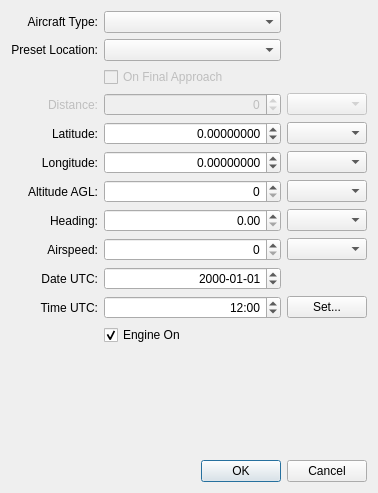
<?xml version="1.0" encoding="UTF-8"?>
<ui version="4.0">
 <class>DialogInit</class>
 <widget class="QDialog" name="DialogInit">
  <property name="geometry">
   <rect>
    <x>0</x>
    <y>0</y>
    <width>378</width>
    <height>493</height>
   </rect>
  </property>
  <property name="windowTitle">
   <string>Initial Conditions</string>
  </property>
  <property name="locale">
   <locale language="English" country="UnitedStates"/>
  </property>
  <property name="modal">
   <bool>false</bool>
  </property>
  <layout class="QGridLayout" name="gridLayout">
   <item row="11" column="1" colspan="2">
    <widget class="QCheckBox" name="checkBoxEngineOn">
     <property name="text">
      <string>Engine On</string>
     </property>
     <property name="checked">
      <bool>true</bool>
     </property>
    </widget>
   </item>
   <item row="0" column="0">
    <widget class="QLabel" name="labelAircraftType">
     <property name="text">
      <string>Aircraft Type:</string>
     </property>
     <property name="alignment">
      <set>Qt::AlignRight|Qt::AlignTrailing|Qt::AlignVCenter</set>
     </property>
     <property name="buddy">
      <cstring>comboAircrafts</cstring>
     </property>
    </widget>
   </item>
   <item row="0" column="1">
    <widget class="QComboBox" name="comboAircrafts"/>
   </item>
   <item row="1" column="0">
    <widget class="QLabel" name="label">
     <property name="text">
      <string>Preset Location:</string>
     </property>
     <property name="alignment">
      <set>Qt::AlignRight|Qt::AlignTrailing|Qt::AlignVCenter</set>
     </property>
     <property name="buddy">
      <cstring>comboLocations</cstring>
     </property>
    </widget>
   </item>
   <item row="1" column="1">
    <widget class="QComboBox" name="comboLocations">
     <property name="sizePolicy">
      <sizepolicy hsizetype="Preferred" vsizetype="Fixed">
       <horstretch>5</horstretch>
       <verstretch>0</verstretch>
      </sizepolicy>
     </property>
    </widget>
   </item>
   <item row="4" column="0">
    <widget class="QLabel" name="labelInitLat">
     <property name="text">
      <string>Latitude:</string>
     </property>
     <property name="alignment">
      <set>Qt::AlignRight|Qt::AlignTrailing|Qt::AlignVCenter</set>
     </property>
     <property name="buddy">
      <cstring>spinInitLat</cstring>
     </property>
    </widget>
   </item>
   <item row="4" column="1">
    <widget class="QDoubleSpinBox" name="spinInitLat">
     <property name="alignment">
      <set>Qt::AlignRight|Qt::AlignTrailing|Qt::AlignVCenter</set>
     </property>
     <property name="buttonSymbols">
      <enum>QAbstractSpinBox::UpDownArrows</enum>
     </property>
     <property name="decimals">
      <number>8</number>
     </property>
     <property name="minimum">
      <double>-1.570796000000000</double>
     </property>
     <property name="maximum">
      <double>1.570796000000000</double>
     </property>
     <property name="singleStep">
      <double>0.010000000000000</double>
     </property>
    </widget>
   </item>
   <item row="4" column="2">
    <widget class="ComboUnitsAngle" name="comboInitLat"/>
   </item>
   <item row="5" column="0">
    <widget class="QLabel" name="labelInitLon">
     <property name="text">
      <string>Longitude:</string>
     </property>
     <property name="alignment">
      <set>Qt::AlignRight|Qt::AlignTrailing|Qt::AlignVCenter</set>
     </property>
     <property name="buddy">
      <cstring>spinInitLon</cstring>
     </property>
    </widget>
   </item>
   <item row="5" column="1">
    <widget class="QDoubleSpinBox" name="spinInitLon">
     <property name="alignment">
      <set>Qt::AlignRight|Qt::AlignTrailing|Qt::AlignVCenter</set>
     </property>
     <property name="buttonSymbols">
      <enum>QAbstractSpinBox::UpDownArrows</enum>
     </property>
     <property name="decimals">
      <number>8</number>
     </property>
     <property name="minimum">
      <double>-3.141592000000000</double>
     </property>
     <property name="maximum">
      <double>3.141592000000000</double>
     </property>
     <property name="singleStep">
      <double>0.010000000000000</double>
     </property>
    </widget>
   </item>
   <item row="5" column="2">
    <widget class="ComboUnitsAngle" name="comboInitLon"/>
   </item>
   <item row="6" column="0">
    <widget class="QLabel" name="labelInitAlt">
     <property name="text">
      <string>Altitude AGL:</string>
     </property>
     <property name="alignment">
      <set>Qt::AlignRight|Qt::AlignTrailing|Qt::AlignVCenter</set>
     </property>
     <property name="buddy">
      <cstring>spinInitAlt</cstring>
     </property>
    </widget>
   </item>
   <item row="6" column="1">
    <widget class="QDoubleSpinBox" name="spinInitAlt">
     <property name="alignment">
      <set>Qt::AlignRight|Qt::AlignTrailing|Qt::AlignVCenter</set>
     </property>
     <property name="buttonSymbols">
      <enum>QAbstractSpinBox::UpDownArrows</enum>
     </property>
     <property name="decimals">
      <number>0</number>
     </property>
     <property name="minimum">
      <double>0.000000000000000</double>
     </property>
     <property name="maximum">
      <double>99999.000000000000000</double>
     </property>
     <property name="singleStep">
      <double>100.000000000000000</double>
     </property>
    </widget>
   </item>
   <item row="6" column="2">
    <widget class="ComboUnitsLength" name="comboInitAlt"/>
   </item>
   <item row="7" column="0">
    <widget class="QLabel" name="labelInitPsi">
     <property name="text">
      <string>Heading:</string>
     </property>
     <property name="alignment">
      <set>Qt::AlignRight|Qt::AlignTrailing|Qt::AlignVCenter</set>
     </property>
     <property name="buddy">
      <cstring>spinInitPsi</cstring>
     </property>
    </widget>
   </item>
   <item row="7" column="1">
    <widget class="QDoubleSpinBox" name="spinInitPsi">
     <property name="alignment">
      <set>Qt::AlignRight|Qt::AlignTrailing|Qt::AlignVCenter</set>
     </property>
     <property name="buttonSymbols">
      <enum>QAbstractSpinBox::UpDownArrows</enum>
     </property>
     <property name="decimals">
      <number>2</number>
     </property>
     <property name="minimum">
      <double>0.000000000000000</double>
     </property>
     <property name="maximum">
      <double>6.280000000000000</double>
     </property>
    </widget>
   </item>
   <item row="7" column="2">
    <widget class="ComboUnitsAngle" name="comboInitPsi"/>
   </item>
   <item row="8" column="0">
    <widget class="QLabel" name="labelInitIAS">
     <property name="text">
      <string>Airspeed:</string>
     </property>
     <property name="alignment">
      <set>Qt::AlignRight|Qt::AlignTrailing|Qt::AlignVCenter</set>
     </property>
     <property name="buddy">
      <cstring>spinInitIAS</cstring>
     </property>
    </widget>
   </item>
   <item row="8" column="1">
    <widget class="QDoubleSpinBox" name="spinInitIAS">
     <property name="alignment">
      <set>Qt::AlignRight|Qt::AlignTrailing|Qt::AlignVCenter</set>
     </property>
     <property name="buttonSymbols">
      <enum>QAbstractSpinBox::UpDownArrows</enum>
     </property>
     <property name="decimals">
      <number>0</number>
     </property>
     <property name="minimum">
      <double>0.000000000000000</double>
     </property>
     <property name="maximum">
      <double>9999.000000000000000</double>
     </property>
     <property name="singleStep">
      <double>10.000000000000000</double>
     </property>
    </widget>
   </item>
   <item row="8" column="2">
    <widget class="ComboUnitsVelocity" name="comboInitIAS"/>
   </item>
   <item row="9" column="0">
    <widget class="QLabel" name="labelInitDate">
     <property name="text">
      <string>Date UTC:</string>
     </property>
     <property name="alignment">
      <set>Qt::AlignRight|Qt::AlignTrailing|Qt::AlignVCenter</set>
     </property>
     <property name="buddy">
      <cstring>dateInit</cstring>
     </property>
    </widget>
   </item>
   <item row="9" column="1">
    <widget class="QDateEdit" name="dateInit">
     <property name="alignment">
      <set>Qt::AlignRight|Qt::AlignTrailing|Qt::AlignVCenter</set>
     </property>
     <property name="displayFormat">
      <string>yyyy-MM-dd</string>
     </property>
     <property name="date">
      <date>
       <year>2000</year>
       <month>1</month>
       <day>1</day>
      </date>
     </property>
    </widget>
   </item>
   <item row="10" column="0">
    <widget class="QLabel" name="labelInitTime">
     <property name="text">
      <string>Time UTC:</string>
     </property>
     <property name="alignment">
      <set>Qt::AlignRight|Qt::AlignTrailing|Qt::AlignVCenter</set>
     </property>
     <property name="buddy">
      <cstring>timeInit</cstring>
     </property>
    </widget>
   </item>
   <item row="10" column="1">
    <widget class="QTimeEdit" name="timeInit">
     <property name="alignment">
      <set>Qt::AlignRight|Qt::AlignTrailing|Qt::AlignVCenter</set>
     </property>
     <property name="displayFormat">
      <string>HH:mm</string>
     </property>
     <property name="time">
      <time>
       <hour>12</hour>
       <minute>0</minute>
       <second>0</second>
      </time>
     </property>
    </widget>
   </item>
   <item row="12" column="0" colspan="3">
    <spacer name="verticalSpacer">
     <property name="orientation">
      <enum>Qt::Vertical</enum>
     </property>
     <property name="sizeHint" stdset="0">
      <size>
       <width>351</width>
       <height>35</height>
      </size>
     </property>
    </spacer>
   </item>
   <item row="13" column="0" colspan="3">
    <widget class="QDialogButtonBox" name="buttonBox">
     <property name="orientation">
      <enum>Qt::Horizontal</enum>
     </property>
     <property name="standardButtons">
      <set>QDialogButtonBox::Cancel|QDialogButtonBox::Ok</set>
     </property>
    </widget>
   </item>
   <item row="10" column="2">
    <widget class="QPushButton" name="pushButtonTime">
     <property name="text">
      <string>Set...</string>
     </property>
    </widget>
   </item>
   <item row="2" column="1" colspan="2">
    <widget class="QCheckBox" name="checkBoxOnFinal">
     <property name="enabled">
      <bool>false</bool>
     </property>
     <property name="text">
      <string>On Final Approach</string>
     </property>
    </widget>
   </item>
   <item row="3" column="1">
    <widget class="QDoubleSpinBox" name="spinDistance">
     <property name="enabled">
      <bool>false</bool>
     </property>
     <property name="alignment">
      <set>Qt::AlignRight|Qt::AlignTrailing|Qt::AlignVCenter</set>
     </property>
     <property name="decimals">
      <number>0</number>
     </property>
     <property name="minimum">
      <double>-10000.000000000000000</double>
     </property>
     <property name="maximum">
      <double>10000.000000000000000</double>
     </property>
    </widget>
   </item>
   <item row="3" column="2">
    <widget class="ComboUnitsLength" name="comboDistance">
     <property name="enabled">
      <bool>false</bool>
     </property>
    </widget>
   </item>
   <item row="3" column="0">
    <widget class="QLabel" name="labelDistance">
     <property name="enabled">
      <bool>false</bool>
     </property>
     <property name="text">
      <string>Distance:</string>
     </property>
     <property name="alignment">
      <set>Qt::AlignRight|Qt::AlignTrailing|Qt::AlignVCenter</set>
     </property>
    </widget>
   </item>
  </layout>
 </widget>
 <customwidgets>
  <customwidget>
   <class>ComboUnitsAngle</class>
   <extends>QComboBox</extends>
   <header>gui/ComboUnitsAngle.h</header>
  </customwidget>
  <customwidget>
   <class>ComboUnitsVelocity</class>
   <extends>QComboBox</extends>
   <header>gui/ComboUnitsVelocity.h</header>
  </customwidget>
  <customwidget>
   <class>ComboUnitsLength</class>
   <extends>QComboBox</extends>
   <header>gui/ComboUnitsLength.h</header>
  </customwidget>
 </customwidgets>
 <tabstops>
  <tabstop>comboAircrafts</tabstop>
  <tabstop>comboLocations</tabstop>
  <tabstop>spinInitLat</tabstop>
  <tabstop>comboInitLat</tabstop>
  <tabstop>spinInitLon</tabstop>
  <tabstop>comboInitLon</tabstop>
  <tabstop>spinInitAlt</tabstop>
  <tabstop>comboInitAlt</tabstop>
  <tabstop>spinInitPsi</tabstop>
  <tabstop>comboInitPsi</tabstop>
  <tabstop>spinInitIAS</tabstop>
  <tabstop>comboInitIAS</tabstop>
  <tabstop>dateInit</tabstop>
  <tabstop>timeInit</tabstop>
  <tabstop>checkBoxEngineOn</tabstop>
  <tabstop>buttonBox</tabstop>
 </tabstops>
 <resources/>
 <connections>
  <connection>
   <sender>buttonBox</sender>
   <signal>accepted()</signal>
   <receiver>DialogInit</receiver>
   <slot>accept()</slot>
   <hints>
    <hint type="sourcelabel">
     <x>248</x>
     <y>254</y>
    </hint>
    <hint type="destinationlabel">
     <x>157</x>
     <y>274</y>
    </hint>
   </hints>
  </connection>
  <connection>
   <sender>buttonBox</sender>
   <signal>rejected()</signal>
   <receiver>DialogInit</receiver>
   <slot>reject()</slot>
   <hints>
    <hint type="sourcelabel">
     <x>316</x>
     <y>260</y>
    </hint>
    <hint type="destinationlabel">
     <x>286</x>
     <y>274</y>
    </hint>
   </hints>
  </connection>
 </connections>
</ui>
